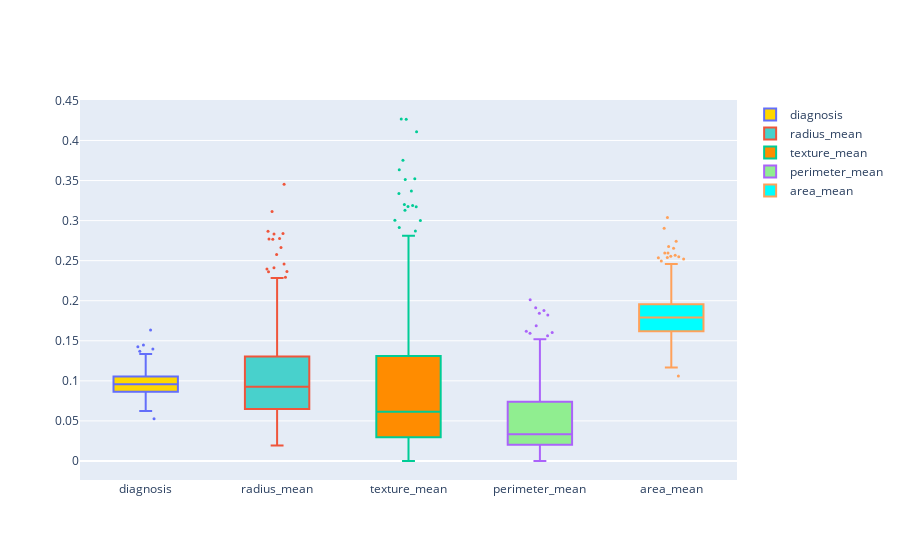

Here is the notebook cell this chart was saved with:
### Code cell
# boxplot representation of attributes within a specified range of columns
names = df.columns[0:5]
# convert DataFrame to list
values=[] 
for column in df.iloc[:,5:11].columns: # .iloc selects particular cell of the dataset
    li = df[column].tolist()
    values.append(li)
colors = ['gold', 'mediumturquoise', 'darkorange', 'lightgreen','cyan', 'royalblue']

fig = go.Figure()
for xd, yd, cls in zip(names, values, colors):
        fig.add_trace(go.Box(
            y=yd,
            name=xd,
            boxpoints='outliers',
            jitter=0.5,
            whiskerwidth=0.2,
            fillcolor=cls,
            marker_size=3,
            line_width=2)
        )
fig.show()

### Figure 1 — Plotly figure (JSON) as saved in the notebook; plotly's stock layout.template omitted (floating-point values rounded to 4 significant figures; data arrays with more than 128 entries replaced by an {"elided": "..."} marker saying what was removed)
{"data": [{"boxpoints": "outliers", "fillcolor": "gold", "jitter": 0.5, "line": {"width": 2}, "marker": {"size": 3}, "name": "diagnosis", "type": "box", "whiskerwidth": 0.2, "y": {"elided": "569 float values"}}, {"boxpoints": "outliers", "fillcolor": "mediumturquoise", "jitter": 0.5, "line": {"width": 2}, "marker": {"size": 3}, "name": "radius_mean", "type": "box", "whiskerwidth": 0.2, "y": {"elided": "569 float values"}}, {"boxpoints": "outliers", "fillcolor": "darkorange", "jitter": 0.5, "line": {"width": 2}, "marker": {"size": 3}, "name": "texture_mean", "type": "box", "whiskerwidth": 0.2, "y": {"elided": "569 float values"}}, {"boxpoints": "outliers", "fillcolor": "lightgreen", "jitter": 0.5, "line": {"width": 2}, "marker": {"size": 3}, "name": "perimeter_mean", "type": "box", "whiskerwidth": 0.2, "y": {"elided": "569 float values"}}, {"boxpoints": "outliers", "fillcolor": "cyan", "jitter": 0.5, "line": {"width": 2}, "marker": {"size": 3}, "name": "area_mean", "type": "box", "whiskerwidth": 0.2, "y": {"elided": "569 float values"}}], "layout": {}}
